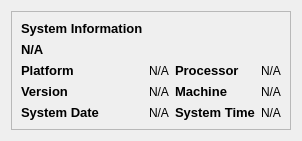
            <widget class="QWidget" name="system_info">
             <layout class="QVBoxLayout" name="verticalLayout_5">
              <item alignment="Qt::AlignmentFlag::AlignTop">
               <widget class="QFrame" name="frame_2">
                <property name="frameShape">
                 <enum>QFrame::Shape::StyledPanel</enum>
                </property>
                <property name="frameShadow">
                 <enum>QFrame::Shadow::Raised</enum>
                </property>
                <layout class="QGridLayout" name="gridLayout_6">
                 <item row="3" column="0">
                  <widget class="QLabel" name="label_39">
                   <property name="font">
                    <font>
                     <pointsize>10</pointsize>
                     <bold>true</bold>
                    </font>
                   </property>
                   <property name="text">
                    <string>Version</string>
                   </property>
                  </widget>
                 </item>
                 <item row="1" column="0">
                  <widget class="QLabel" name="system_system">
                   <property name="font">
                    <font>
                     <pointsize>10</pointsize>
                     <bold>true</bold>
                    </font>
                   </property>
                   <property name="text">
                    <string>N/A</string>
                   </property>
                  </widget>
                 </item>
                 <item row="4" column="0">
                  <widget class="QLabel" name="label_40">
                   <property name="font">
                    <font>
                     <pointsize>10</pointsize>
                     <bold>true</bold>
                    </font>
                   </property>
                   <property name="text">
                    <string>System Date</string>
                   </property>
                  </widget>
                 </item>
                 <item row="2" column="1">
                  <widget class="QLabel" name="system_platform">
                   <property name="text">
                    <string>N/A</string>
                   </property>
                  </widget>
                 </item>
                 <item row="2" column="2">
                  <widget class="QLabel" name="label_44">
                   <property name="font">
                    <font>
                     <pointsize>10</pointsize>
                     <bold>true</bold>
                    </font>
                   </property>
                   <property name="text">
                    <string>Processor</string>
                   </property>
                  </widget>
                 </item>
                 <item row="3" column="2">
                  <widget class="QLabel" name="label_45">
                   <property name="font">
                    <font>
                     <pointsize>10</pointsize>
                     <bold>true</bold>
                    </font>
                   </property>
                   <property name="text">
                    <string>Machine</string>
                   </property>
                  </widget>
                 </item>
                 <item row="2" column="0">
                  <widget class="QLabel" name="label_38">
                   <property name="font">
                    <font>
                     <pointsize>10</pointsize>
                     <bold>true</bold>
                    </font>
                   </property>
                   <property name="text">
                    <string>Platform</string>
                   </property>
                  </widget>
                 </item>
                 <item row="4" column="2">
                  <widget class="QLabel" name="label_46">
                   <property name="font">
                    <font>
                     <pointsize>10</pointsize>
                     <bold>true</bold>
                    </font>
                   </property>
                   <property name="text">
                    <string>System Time</string>
                   </property>
                  </widget>
                 </item>
                 <item row="4" column="1">
                  <widget class="QLabel" name="system_date">
                   <property name="text">
                    <string>N/A</string>
                   </property>
                  </widget>
                 </item>
                 <item row="0" column="0" alignment="Qt::AlignmentFlag::AlignTop">
                  <widget class="QLabel" name="label_36">
                   <property name="font">
                    <font>
                     <pointsize>10</pointsize>
                     <bold>true</bold>
                    </font>
                   </property>
                   <property name="text">
                    <string>System Information</string>
                   </property>
                  </widget>
                 </item>
                 <item row="3" column="1">
                  <widget class="QLabel" name="system_version">
                   <property name="text">
                    <string>N/A</string>
                   </property>
                  </widget>
                 </item>
                 <item row="2" column="3">
                  <widget class="QLabel" name="system_processor">
                   <property name="text">
                    <string>N/A</string>
                   </property>
                  </widget>
                 </item>
                 <item row="3" column="3">
                  <widget class="QLabel" name="system_machine">
                   <property name="text">
                    <string>N/A</string>
                   </property>
                  </widget>
                 </item>
                 <item row="4" column="3">
                  <widget class="QLabel" name="system_time">
                   <property name="text">
                    <string>N/A</string>
                   </property>
                  </widget>
                 </item>
                </layout>
               </widget>
              </item>
             </layout>
            </widget>
